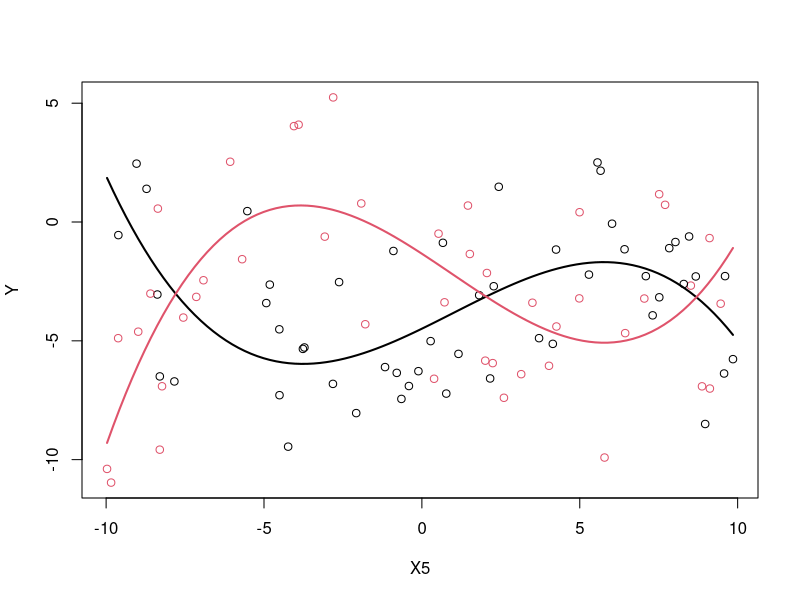

R code for this plot:
## ---- chunk 1
library(tidyverse)

dat <- read_csv('../Data/DallinsData.csv')
dat2 <- read_csv('../Data/DallinsData2.csv')
## ---- chunk 2


dat <- dat %>% mutate(myX =case_when((X8 < 0 & X8 > -13 & Y < -1) ~ 1,
                      (X8 < -13 & Y > -1) ~ 1,
                      (X8 > 0 & Y > -1) ~ 1),
                      myX = factor(ifelse(is.na(myX), 0, 1)))

dat2 <- dat2 %>% mutate(myX =case_when((X8 < 0 & X8 > -13 & Y < -1) ~ 1,
                      (X8 < -13 & Y > -1) ~ 1,
                      (X8 > 0 & Y > -1) ~ 1),
                      myX = factor(ifelse(is.na(myX), 0, 1)))


lmt <- lm(Y ~ X5 + X2 + X5:X2 + I(X5^2) + I(X5^3) + I(X5^2):X2 + I(X5^3):X2, data = dat)
lm1 <- lm(Y ~ X5 + I(X5^2) + I(X5^3), data = dat)
lm2 <-  lm(sqrt(Y + 13) ~ I(X1^2) + X2:X5 + X2:I(X5^3) + X3:I(X8^3) + X3:X10 + X3:I(X10^2) + X3:I(X10^3) + X6:I(sqrt(sqrt(X4))^3), data = dat) 
lm3 <- lm(formula = Y ~ X8 + I(X8^2) + myX:X8 + myX:I(X8^2), data = dat)

# summary(lm3)

validate <- function(lm, data) {
  yh1 <- predict(lm, newdata=data)
  
  ybar <- mean(data$Y)
  
  SSTO <- sum( (data$Y - ybar)^2 )
  
  SSE <- sum( (data$Y - yh1)^2 )
  
  rs1 <- 1 - SSE/SSTO
  
  n <- length(data$Y)
  p <- length(coef(lmt))
  
  rsa <- 1 - (n-1)/(n-p)*SSE/SSTO
  
  return(rsa)
}

# summary(lmt)$adj.r.squared - validate(lmt, dat2)
# summary(lm1)$adj.r.squared - validate(lm1, dat2)
# summary(lm2)$adj.r.squared - validate(lm2, dat2)
# summary(lm3)$adj.r.squared - validate(lm3, dat2)
# 
# print(validate(lmt, dat2))
# print(validate(lm1, dat2))
# print(validate(lm2, dat2))
# print(validate(lm3, dat2))
## ---- chunk 3
plot(Y ~ X5, data = dat, col=factor(dat$X2))
b <- coef(lmt)
curve(b[1] +b[2]*x + b[4]*x^2 + b[5]*x^3, add=TRUE, col=palette()[1], lwd=2)
curve((b[1] + b[3]) + (b[2] + b[6])*x + (b[4] + b[7])*x^2 + (b[5] + b[8])*x^3, add=TRUE, col=palette()[2], lwd=2)
